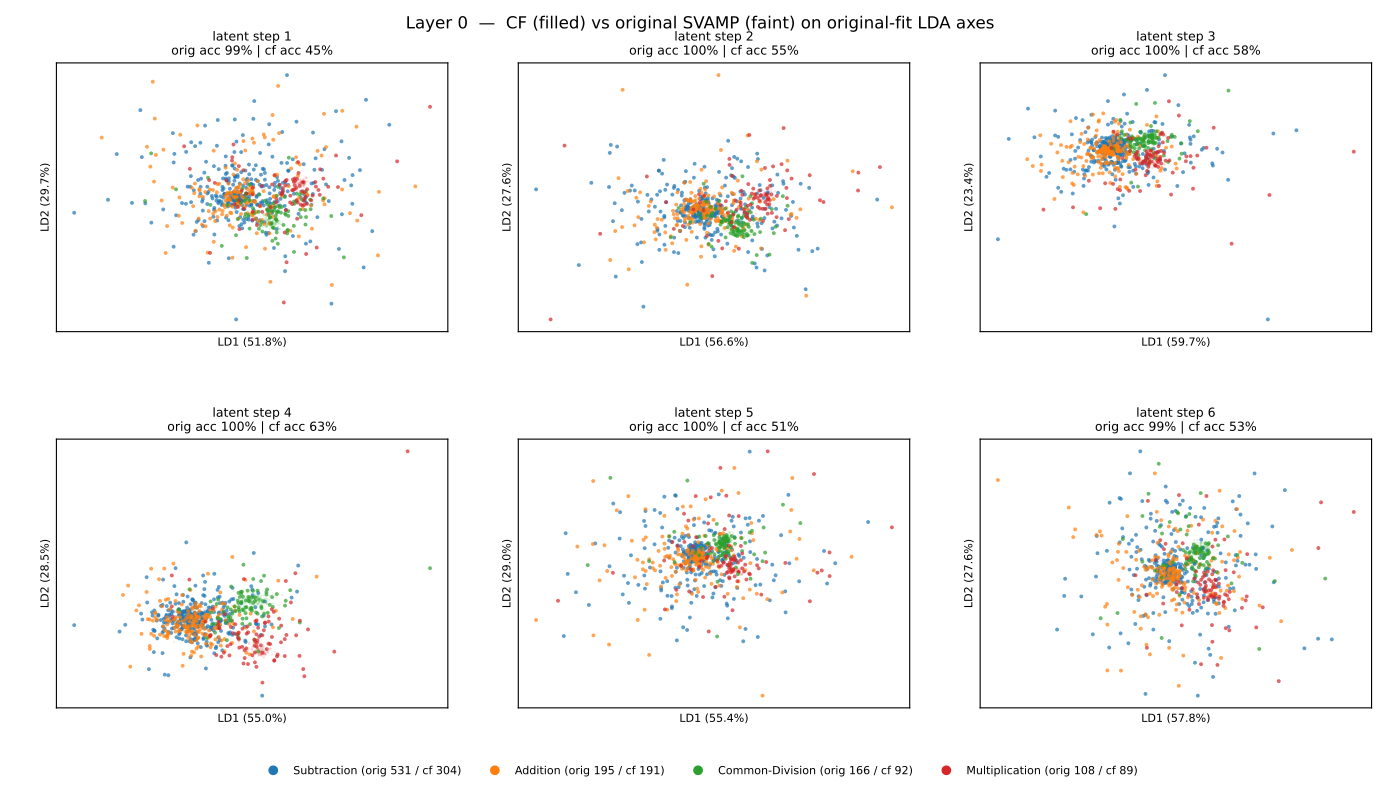

Reproduce this figure in Python.
"""Project magnitude-matched counterfactual activations onto the LDA operator
axes that were fit on the original SVAMP activations. If operator clusters
survive, the LDA direction is genuinely operator-coding (not magnitude in
disguise). If clusters collapse, the original LDA was magnitude.

Slideshow: per (layer × latent step), one subplot showing
  - original SVAMP points (small gray, operator-colored borders) — reference
  - CF points (filled, operator-colored, opaque) — held-out projection
On the same LDA axes (fit on original).

Layout: 17 slides, one per layer, 6 latent-step subplots each.

Reports a per-(layer, latent-step) operator-classification accuracy on the CF
projection (using the LDA classifier fit on original) so we can quantify how
well the operator direction generalizes.
"""

from __future__ import annotations

import json
from collections import Counter
from pathlib import Path

import matplotlib.pyplot as plt
import numpy as np
import torch
from datasets import concatenate_datasets, load_dataset
from matplotlib.backends.backend_pdf import PdfPages
from matplotlib.lines import Line2D
from sklearn.discriminant_analysis import LinearDiscriminantAnalysis


REPO = Path(__file__).resolve().parents[3]
ORIG_ACTS = REPO / "inference" / "runs" / "svamp_student" / "activations.pt"
CF_ACTS = REPO / "inference" / "runs" / "cf_balanced_student" / "activations.pt"
CF_DATA = REPO.parent / "cf-datasets" / "cf_balanced.json"
OUT_PDF = REPO / "visualizations-all" / "v2" / "cf_lda_compare.pdf"
OUT_STATS = REPO / "visualizations-all" / "v2" / "cf_lda_stats.json"

PROBLEM_TYPE_COLORS = {
    "Subtraction": "#1f77b4",
    "Addition": "#ff7f0e",
    "Common-Division": "#2ca02c",
    "Multiplication": "#d62728",
}


def load_orig_problem_types() -> np.ndarray:
    ds = load_dataset("ChilleD/SVAMP")
    full = concatenate_datasets([ds["train"], ds["test"]])
    types = [t.replace("Common-Divison", "Common-Division") for t in full["Type"]]
    return np.array(types)


def load_cf_metadata() -> tuple[np.ndarray, np.ndarray]:
    rows = json.load(open(CF_DATA))
    types = np.array([r["type"] for r in rows])
    bucket = np.array([r["output_bucket"] for r in rows])
    return types, bucket


def load_acts(path: Path) -> np.ndarray:
    t = torch.load(path, map_location="cpu", weights_only=True)
    return t.float().numpy()  # (N, S, L, H)


def main():
    print("loading metadata + activations")
    orig_types = load_orig_problem_types()
    cf_types, cf_bucket = load_cf_metadata()
    orig = load_acts(ORIG_ACTS)
    cf = load_acts(CF_ACTS)
    print(f"  orig: {orig.shape}  cf: {cf.shape}")
    print(f"  cf type counts:   {dict(Counter(cf_types))}")
    print(f"  cf bucket counts: {dict(Counter(cf_bucket))}")

    L = orig.shape[2]
    S = orig.shape[1]

    # Fit LDA on each (layer, latent_step) using ORIGINAL SVAMP, transform both.
    proj_orig = np.empty((L, S, orig.shape[0], 2), dtype=np.float32)
    proj_cf = np.empty((L, S, cf.shape[0], 2), dtype=np.float32)
    var_ratio = np.empty((L, S, 2), dtype=np.float32)
    cf_acc = np.empty((L, S), dtype=np.float32)
    orig_acc = np.empty((L, S), dtype=np.float32)
    print(f"fitting {L*S} LDAs on original SVAMP, projecting CF, scoring")
    for layer in range(L):
        for step in range(S):
            X_orig = orig[:, step, layer, :]
            X_cf = cf[:, step, layer, :]
            lda = LinearDiscriminantAnalysis(n_components=2, solver="svd")
            lda.fit(X_orig, orig_types)
            proj_orig[layer, step] = lda.transform(X_orig)[:, :2]
            proj_cf[layer, step] = lda.transform(X_cf)[:, :2]
            var_ratio[layer, step] = lda.explained_variance_ratio_[:2]
            orig_acc[layer, step] = (lda.predict(X_orig) == orig_types).mean()
            cf_acc[layer, step] = (lda.predict(X_cf) == cf_types).mean()
        print(f"  layer {layer}/{L-1}  cf-acc(step1..6)={cf_acc[layer]}", flush=True)

    print("\nrendering slideshow")
    OUT_PDF.parent.mkdir(parents=True, exist_ok=True)
    with PdfPages(OUT_PDF) as pdf:
        for layer in range(L):
            fig, axes = plt.subplots(2, 3, figsize=(14, 7.875))
            fig.suptitle(
                f"Layer {layer}  —  CF (filled) vs original SVAMP (faint) on "
                f"original-fit LDA axes",
                fontsize=12,
            )
            legend_proxies = []
            for s, ax in enumerate(axes.ravel()):
                if s >= S:
                    ax.axis("off")
                    continue
                # Original (faint background)
                for cls, color in PROBLEM_TYPE_COLORS.items():
                    m = orig_types == cls
                    ax.scatter(
                        proj_orig[layer, s, m, 0], proj_orig[layer, s, m, 1],
                        s=3, c=color, alpha=0.12, linewidths=0,
                    )
                # Counterfactual (foreground)
                for cls, color in PROBLEM_TYPE_COLORS.items():
                    m = cf_types == cls
                    ax.scatter(
                        proj_cf[layer, s, m, 0], proj_cf[layer, s, m, 1],
                        s=8, c=color, alpha=0.7, linewidths=0,
                    )
                if s == 0 and not legend_proxies:
                    for cls, color in PROBLEM_TYPE_COLORS.items():
                        n_orig = (orig_types == cls).sum()
                        n_cf = (cf_types == cls).sum()
                        legend_proxies.append(
                            Line2D([0], [0], marker="o", linestyle="",
                                   color=color, label=f"{cls} (orig {n_orig} / cf {n_cf})")
                        )
                ax.set_title(
                    f"latent step {s+1}\n"
                    f"orig acc {orig_acc[layer, s]*100:.0f}% | cf acc {cf_acc[layer, s]*100:.0f}%",
                    fontsize=9,
                )
                ax.set_xticks([])
                ax.set_yticks([])
                ax.set_xlabel(f"LD1 ({var_ratio[layer, s, 0]*100:.1f}%)", fontsize=8)
                ax.set_ylabel(f"LD2 ({var_ratio[layer, s, 1]*100:.1f}%)", fontsize=8)

            if legend_proxies:
                fig.legend(handles=legend_proxies, loc="lower center",
                           ncol=len(legend_proxies), fontsize=8, frameon=False,
                           bbox_to_anchor=(0.5, 0.0))
            fig.subplots_adjust(top=0.92, bottom=0.10, left=0.04, right=0.98,
                                wspace=0.18, hspace=0.4)
            pdf.savefig(fig, dpi=140)
            plt.close(fig)

    # Save accuracies
    stats = {
        "orig_acc": orig_acc.tolist(),
        "cf_acc": cf_acc.tolist(),
        "var_ratio": var_ratio.tolist(),
        "shape": {"layers_plus_emb": L, "latent_steps": S},
    }
    OUT_STATS.write_text(json.dumps(stats, indent=2))
    print(f"\nclassifier accuracy (trained on orig SVAMP, applied to held-out CF):")
    print("layer | step1   step2   step3   step4   step5   step6  | mean")
    for layer in range(L):
        row = "  ".join(f"{cf_acc[layer, s]*100:5.1f}%" for s in range(S))
        print(f" {layer:>4d} | {row}  | {cf_acc[layer].mean()*100:5.1f}%")
    chance = max(Counter(orig_types).values()) / len(orig_types)
    print(f"\nmajority-class baseline: {chance*100:.1f}%")
    print(f"saved -> {OUT_PDF}  +  {OUT_STATS}")


if __name__ == "__main__":
    main()
